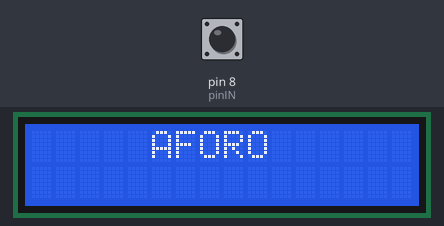
The sketch below on a simulated Arduino Uno, built with avr-gcc and run on an emulated ATmega328P. Shown: 16×2 character LCD. Inputs (shaded band) come from the test bench; at power-on: pin 8 (pinIN) HIGH.

Above: at 0.1 s.
At 2.9 s:
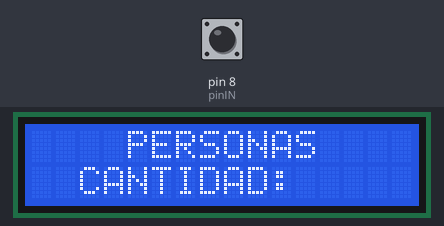

The sketch:

Contador_De_Personas.ino
```cpp
#include <Wire.h>
#include <LiquidCrystal_I2C.h>
#include <LiquidCrystal.h> // Incluye la Libreria LiquidCrystal

LiquidCrystal_I2C lcd(0x27,16,2); // importa libreria LiquidCrystal

int pinIN = 8; // Crea Variable pinIN y la asocia al pin digital 8
int valorIN = 0; // Crea Variables con un valor inicial asociado
int contenido = 0;

void setup()
{
lcd.backlight();
lcd.init(); // inicializa lcd en 16 columnas por 2 filas
// entradas analógicas no requieren inicialización

lcd.setCursor(5,0);
lcd.print("AFORO"); // Imprime DETECTOR” sobre el LCD
delay(1000); // Espera 1 segundo
lcd.setCursor(4,0); // Seteamos la ubicacion texto 0 linea 1 que sera escrita sobre el LCD
delay(1500);
lcd.clear(); // Limpia la pantalla
delay(300);

lcd.setCursor(4,0); // Seteamos la ubicacion del texto 1, linea 0 que sera escrita sobre el LCD
lcd.print("PERSONAS"); // Imprime “CUENTA OBJETOS” sobre el LCD
lcd.setCursor(2,1);
lcd.print("CANTIDAD: ");

}

void loop()
{
valorIN=digitalRead(pinIN); // Realiza la lectura Digital del pin 8
if(valorIN!=1) // Si la lectura es 1 incremente el valor de contenido
{
contenido++;
while(digitalRead(pinIN)!=1) {
delay(100); // Realiza un Delay para estabilizar
}
lcd.setCursor(12,1); // Ubicamos el cursor en la posicion 12 sobre la linea 1
lcd.print(contenido); // Imprimimos el valor del contenido sobre dicha ubicacion

}
}
```
